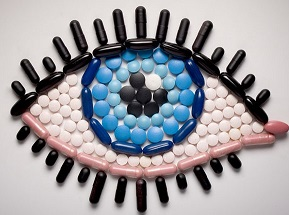
#> input picture src/vison.jpg, 289 x 215 px
$ python EdgeDetection.py
#> lines starting #> are read from the running program, lines starting #| are printed output that depends on the picture
import cv2
import numpy as np
from PIL import Image, ImageFilter, ImageEnhance
filename = 'vison.jpg'
image = Image.open(filename)
#> image is the input picture: PIL image 289x215 RGB; mean R, G, B 156.3, 155.4, 160.5
size = width, height = image.size
#> size = (289, 215); width = 289; height = 215

input_image = cv2.imread('vison.jpg', cv2.IMREAD_COLOR)
kernel = np.ones((5,5), np.uint8)
erosion_image = cv2.erode(input_image, kernel, iterations=1)
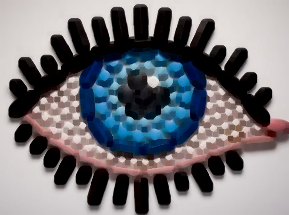
#> erosion_image: shape (215, 289, 3); mean B, G, R 122.9, 118, 118.6
e = input_image-erosion_image
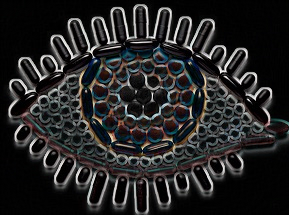
#> e: shape (215, 289, 3); mean B, G, R 37.6, 37.4, 37.8
cv2.imshow('Input', input_image)
cv2.imshow('Edge detection', erosion_image)

cv2.waitKey(0)
